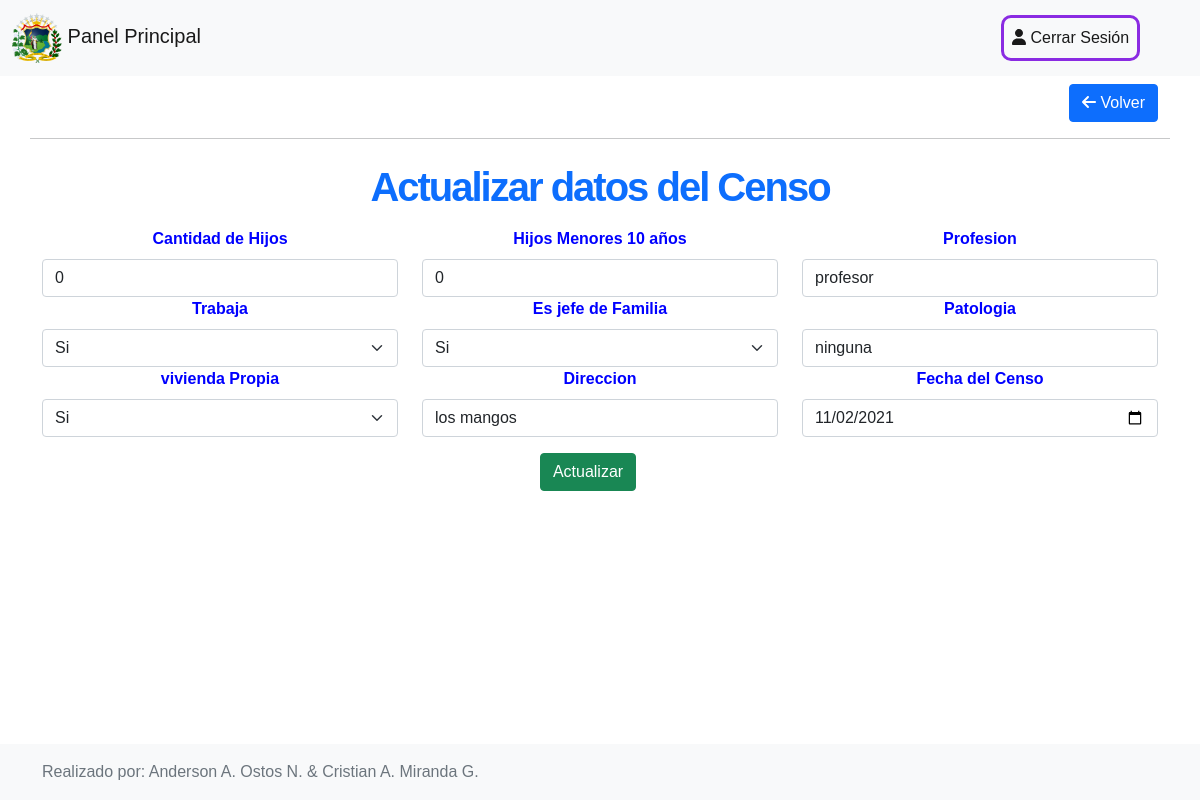
Screenshot of /editarCenso.php?id=1 with the database file from the repository.
### tables this page shows
CREATE TABLE `censo`  (
  `idCenso` int(255) NOT NULL AUTO_INCREMENT,
  `cedula` int(30) NULL DEFAULT NULL,
  `cantHijos` int(5) NULL DEFAULT NULL,
  `hijos10` int(5) NULL DEFAULT NULL,
  `profesion` varchar(255) NULL DEFAULT NULL,
  `trabaja` varchar(2) NULL DEFAULT NULL,
  `jefeFamilia` varchar(2) NULL DEFAULT NULL,
  `patologia` varchar(255) NULL DEFAULT 'ninguna',
  `viviendaPropia` varchar(2) NULL DEFAULT NULL,
  `direccion` varchar(255) NULL DEFAULT NULL,
  `fecha` date NULL DEFAULT NULL,
  PRIMARY KEY (`idCenso`) USING BTREE,
  INDEX `cedula`(`cedula`) USING BTREE,
  CONSTRAINT `cedula` FOREIGN KEY (`cedula`) REFERENCES `usuarios` (`cedula`) ON DELETE CASCADE ON UPDATE CASCADE
);

### editarCenso.php (the view, shortened to what this page needs)
<?Php
include_once('conexion.php');
$consulta = "SELECT*FROM censo WHERE idCenso =" . $_GET['id'];
$resultado = mysqli_query($con, $consulta);
$datos = mysqli_fetch_array($resultado);
$cedula = $datos['cedula'];
$cantHijos = $datos['cantHijos'];
$hijos10= $datos['hijos10'];
$profesion = $datos['profesion'];
$trabaja = $datos['trabaja'];
$jefeFamilia = $datos['jefeFamilia'];
$patologia = $datos['patologia'];
$viviendaPropia = $datos['viviendaPropia'];
$direccion = $datos['direccion'];
$fecha = $datos['fecha'];
?>
<!DOCTYPE html>
<html lang="es">
<head>
    <link href="https://cdn.jsdelivr.net/npm/bootstrap@5.0.2/dist/css/bootstrap.min.css" rel="stylesheet">
    <link rel="stylesheet" href="https://cdnjs.cloudflare.com/ajax/libs/font-awesome/6.0.0-beta2/css/all.min.css">
    <link rel="stylesheet" href="assets/css/estilos.css">
</head>
<body>
    <header>
        <?Php
        include_once('menu.php');
        ?>
    </header>
    <main class="container">
        <div class="row">
            <div class="col-md-12 text-end">
                <a href="modificarCensos.php?persona=<?= $cedula ?>" class="btn btn-primary mt-2 mb-3"> <i class="fa fa-arrow-left"></i> Volver</a>
            </div>
            <hr>
            <h1 class="text-center text-primary">Actualizar datos del Censo</h1>
            <form action="updateCenso.php" method="POST">
                <div class="row text-center">
                    <div class="col-lg-4">
                        <label for="cantHijos" class="form-label">Cantidad de Hijos</label>
                        <input type="number" name="cantHijos" id="cantHijos" class="form-control" pattern="^([1-9]+\\d*)|[0]" value="<?= $cantHijos ?>">
                    </div>
                    <div class="col-lg-4">
                        <label for="hijos10" class="form-label">Hijos Menores 10 años</label>
                        <input type="number" name="hijos10" id="hijos10" class="form-control" pattern="^([1-9]+\\d*)|[0]" value="<?= $hijos10 ?>">
                    </div>
                    <div class="col-lg-4">
                        <label for="profesion" class="form-label">Profesion</label>
                        <input type="text" name="profesion" id="profesion" class="form-control" pattern="^[a-zA-Z\s]{2,254}" value="<?= $profesion ?>" required>
                    </div>
                    <div class="col-lg-4">
                        <label for="trabaja" class="form-label">Trabaja</label>
                        <select name="trabaja" id="trabaja" class="form-select">
                            <option value="si" <?php if ($trabaja == 'si') { echo ' selected="selected"'; }?>>Si</option>
                        </select>
                    </div>
                    <div class="col-lg-4">
                        <label for="jefeFamilia" class="form-label">Es jefe de Familia</label>
                        <select name="jefeFamilia" id="jefeFamilia" class="form-select">
                            <option value="si" <?php if ($jefeFamilia == 'si') { echo ' selected="selected"'; }?>>Si</option>
                        </select>
                    </div>
                    <div class="col-lg-4">
                        <label for="patologia" class="form-label">Patologia</label>
                        <input type="text" id="patologia" name="patologia" class="form-control" value="<?= $patologia ?>">
                    </div>
                    <div class="col-lg-4">
                        <label for="viviendaPropia" class="form-label">vivienda Propia</label>
                        <select name="viviendaPropia" id="viviendaPropia" class="form-select">
                            <option value="si" <?php if ($viviendaPropia == 'si') { echo ' selected="selected"'; }?>>Si</option>
                        </select>
                    </div>
                    <div class="col-lg-4">
                        <label for="direccion" class="form-label" require>Direccion</label>
                        <input type="text" name="direccion" id="direccion" class="form-control" value="<?=$direccion?>" required>
                    </div>
                    <div class="col-lg-4">
                        <label for="fecha" class="form-label">Fecha del Censo</label>
                        <input type="date" name="fecha" id="fecha" class="form-control" value="<?=$fecha?>" required>
                    </div>
                    <div class="row">
                        <div class="col-lg-12 mt-3">
                            <input type="submit" value="Actualizar" class="btn btn-success">
                        </div>
                    </div>
                </div>
            </form>
        </div>
    </main>
    <?Php
    include_once('foot.php');
    ?>
</body>
</html>

### assets/css/estilos.css (style rules this page uses)
body { margin: 0px; padding: 0px; font-family: Verdana, Geneva, Tahoma, sans-serif; }
h1 { color: #68e1fe; font-size: 2.5rem; line-height: 1.6; letter-spacing: -0.05em; font-weight: 600; font-style: normal; }
.form-label { color: blue; font-weight: bold; }

### rows the page displays
censo: cantHijos "0", hijos10 "0", profesion "profesor", trabaja "Si", jefeFamilia "Si", patologia "ninguna", viviendaPropia "Si", direccion "los mangos", fecha "11/02/2021"
